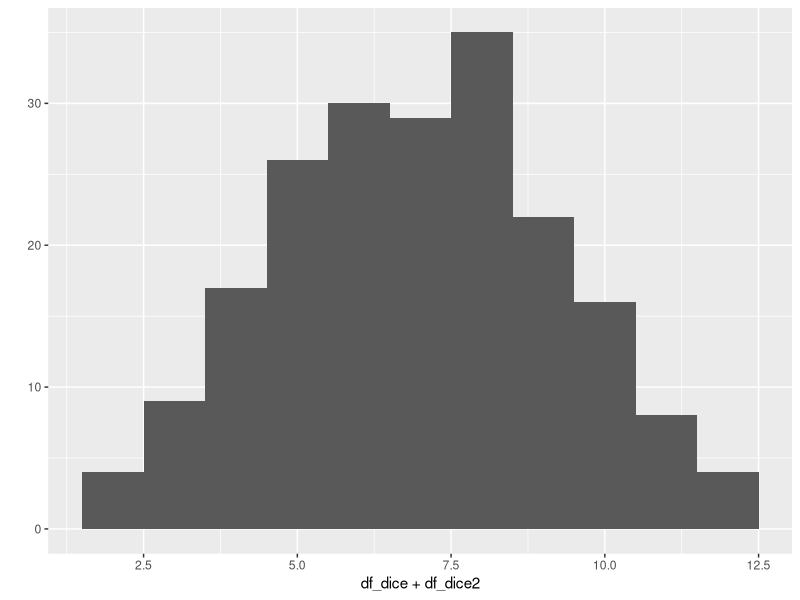
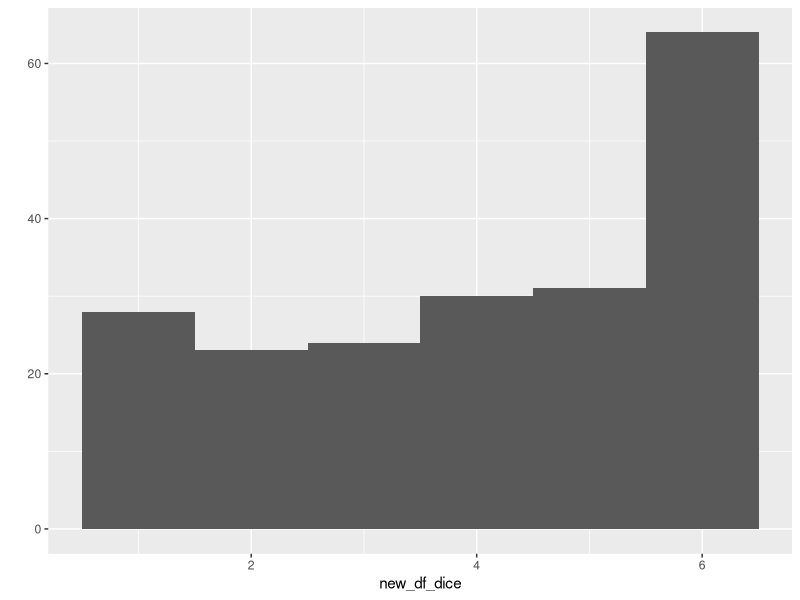
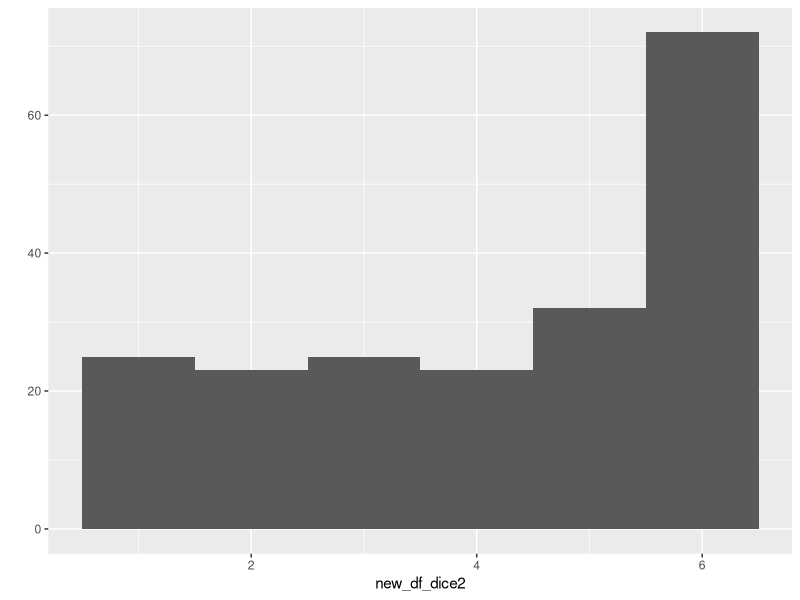
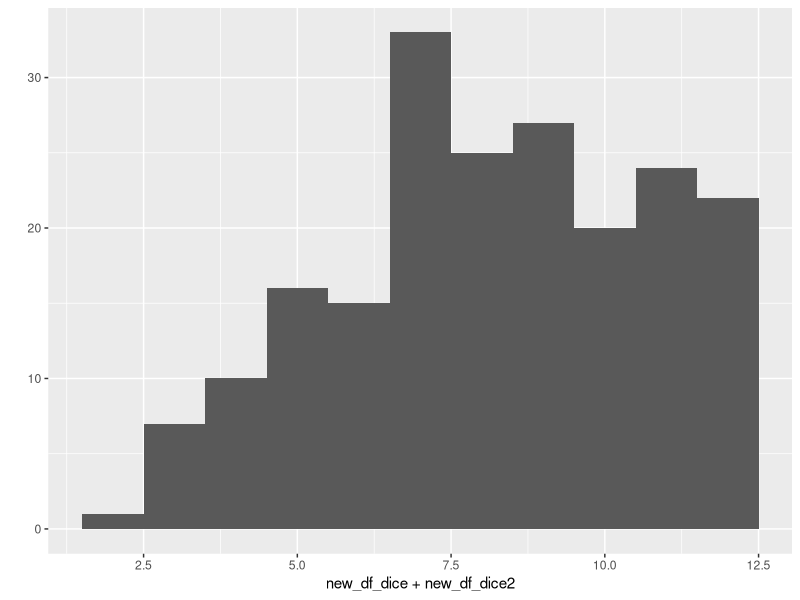

Recreate these plots in R, in order. (Note: this script raises an error after producing the figures.)
# Magic with Numbers
a <- 10 + 2
print(a) ## 12
b <- a * 3
print(b) ## 36
c <- b - 6
print(c) ## 30
d <- c / 3
print(d) ## 10



A <- 1:5
B <- 1:5

inner <- A %*% B
outer <- A %o% B


# Dice Random Function
dice <- function() {
  sample(1:6,1,TRUE)
}


library("ggplot2")

# roll the dice
df_dice <- replicate(200, dice()) # dice number 1
df_dice2 <- replicate(200, dice()) # dice number 2

# plot sum of 2 dices
qplot(df_dice+df_dice2,binwidth = 1)

# Dice Random Function with Weighted probability
dice <- function() {
  sample(1:6,1,TRUE,prob = c(1/8,1/8,1/8,1/8,1/8,3/8))
}
# roll the new dice
new_df_dice <- replicate(200, dice()) # dice number 1
new_df_dice2 <- replicate(200, dice()) # dice number 2

# plot new dice1
qplot(new_df_dice,binwidth = 1)

# plot new dice2
qplot(new_df_dice2,binwidth = 1)

# plot sum of 2 new dices
qplot(new_df_dice+new_df_dice2,binwidth = 1)


# Create face name of cards
cards <- c('ace','jack','queen','king','ten')
## "ace"   "jack"  "queen" "king"  "ten"  

# Check type of vector 
class(cards)
## "character"

# Create dice vector
dice <- 1:6
## 1 2 3 4 5 6

# Assign name to vector
names(dice) <- c('One','Two','Three','Four','Five','Six')
##  One   Two Three  Four  Five   Six 
##   1     2     3     4     5     6 

# Remove name attributes
names(die) <- NULL

# Dim to 2,3 matrices
dim(dice) <- c(2, 3)
##      [,1] [,2] [,3]
## [1,]    1    3    5
## [2,]    2    4    6


# Create array 
ar <- array(c(11:14, 21:24, 31:34), dim = c(2, 2, 3))


# Create vector of cards
hand1 <- c("ace", "king", "queen", "jack", "ten", "spades", "spades", 
           "spades", "spades", "spades")
# Create by matrix
matrix(hand1,nrow=5)
matrix(hand1,ncol=2)
dim(hand1) <- c(5,2)

# Create vector of cards (separate card and suit)
hand <- c("ace", "king", "queen", "jack", "ten")
suit <- c("spades","spades","spades","spades","spades")
# Create by array
answer <- array(c(hand,suit), dim = c(5, 2))


gender <- factor(c("male", "female", "female", "male"))

typeof(gender)
## "integer"

attributes(gender)
## $levels
## [1] "female" "male"  
## 
## $class
## [1] "factor"

card <- list('ace','heart',1)

class(deck[[2]])
# "numeric"

write.csv(deck, file = "cards.csv", row.names = FALSE)


# Create deal card functions
deal <- function ( card= deck, qty =1) {
  card[1:qty, ]
}

deal()
##    face   suit    value
## 1  king  spades    13

# Create shuffle deck functions
shuffle <- function (card = deck) {
  card[sample(1:52,52),]
}

# Shuffle the deck
deck <- shuffle()

deal()
##    face   suit    value
## 15 queen  clubs    12


deck <- cards

# Pull Ace card in dataFrame type
deck[c(13, 26, 39, 52), ]

# Pull Ace card in numeric type by pulling only 1 column
deck[c(13, 26, 39, 52),3]
#or
deck$value[c(13, 26, 39, 52)]

# Assign 14 insteal of 1 as new Value
deck$value[c(13, 26, 39, 52)] <- 14


# Logical subsetting
deck$face == 'ace'

# Count Ace cards
sum(deck$face == 'ace')

# put logical subsetting in to [ ] as filter 
deck$value[deck$face == 'ace'] <- 14

# Reset value of cards to 0
deck$value <- 0

# Assign 1 to heart cards
deck$value[deck$suit == 'hearts'] <- 1

# Check result
deck$value[deck$suit == 'hearts']


# Declare variable
w <- c(-1, 0, 1)
x <- c(5, 15)
y <- "February"
z <- c("Monday", "Tuesday", "Friday")

# Is w positive?
w > 0
# Is x greater than 10 and less than 20?
x > 10 & x < 20
# Is object y the word February?
y == 'February'
# Is *every* value in z a day of the week?
all(z %in% c('Monday','Tuesday','Wednesday','Thursday','Friday','Saturday','Sunday'))


deck$face %in% c('jack','queen','king') & deck$suit %in% c('jack','queen','king')

